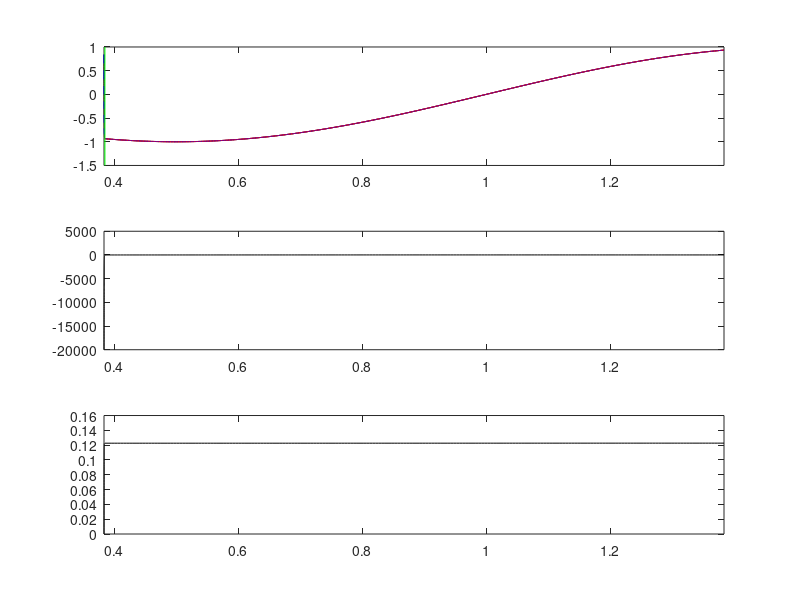

The MATLAB source for this figure: (Note: this script raises an error after producing the figure.)
function [alp,WW,tau_init,T_relax] = fn_ode_drag_LinearLaw(...
            prams1,coll_inputs,zz0,VV0,prams2)
%% need: om,d=draft,cD_dim,h,RAO_surge
%% prams1      = [om,d,RAO_surge,h]; d=draft
%% coll_inputs = [A,rest_coeff,cD_dim];
%% prams2      = [conc,cg,f_coll] to convert to attenuation coefficient
%% also:
%% zz0: time (\omega*t) at moment of collision
%% VV0: velocity at moment of collision

do_test  = 0;
rhow     = 1025;
g        = 9.81;

%%outputs (1 for each floe);
T_relax  = [0;0];%% time till drag stress is 1st zero
WW       = [0;0];%% work done (per unit area) by drag stress
tau_init = [0;0];%% initial (max) stress 

if nargin==0
   'test inputs'
   do_test     = 1;
   cD          = 1e1;%%kg/m^3
   A           = 2e-2;
   h           = 3.3e-2;
   d           = 1.8e-2;%%draft
   rest_coeff  = .9;

   if 1
      om       = 2*pi/1.1;
      omt1     = 1.205531059037677;
      V1       = -0.060661652608385;
      omt2     = -1.021253028778352;
      V2       = 0.055383740125916;
      RAOsurge = 0.568508129170096;
   else
      om       = 2*pi/1.5;
      omt1     = 0.508439575729424;
      V1       = -0.034743261608009;
      omt2     = -1.861452883782580;
      V2       = 0.068375052575801;
      RAOsurge = 0.851899193743405;
   end

   VV0   = [V1;V2];
   zz0   = [omt1;omt2];

   tau_init       = 2e4;%%Pa - enable for comparison with quadratic drag law
   y_init         = V1+rest_coeff*V1;
   cD             = abs( tau_init/(om*d*rhow*y_init) )
   clear tau_init y_init;
   
   prams1      = [om,d,RAOsurge,h];
   coll_inputs = [A,rest_coeff,cD];
   %%
   f_coll   = om/pi;%%2*f
   conc     = .77;
   cg       = 1;
   prams2   = [f_coll,conc,cg];
   clear om d RAOsurge h
   clear A rest_coeff cD
   clear f_coll conc cg
   clear omt1 omt2 V1 V2;
end


%% prams1 = [om,d,RAO_surge,h]; d=draft
om       = prams1(1);
d        = prams1(2);
RAOsurge = prams1(3);
h        = prams1(4);

%% coll_inputs = [A,rest_coeff,cD_dim];%%NB currently scalars
A           = coll_inputs(1);
rest_coeff  = coll_inputs(2);%%non-dimensional
cD          = coll_inputs(3);%%non-dimensional drag coeff - scaled by \rho_water*d*\omega
%coll_inputs,pause
%% prams2   = [f_coll,conc,cg];

f_coll   = prams2(1);
conc     = prams2(2);
cg       = prams2(3);

X        = RAOsurge*A;
sd       = om^2/g*d;
Wfac     = sd*(rhow*g*X^2);  %%convert work from nondimensional to dimensional
E        = rhow*g*A^2/2;
Wfac0    = 2*RAOsurge^2*sd;%[Wfac0*E,Wfac],pause 
tau_fac  = sd*(rhow*g*X);    %%convert stress from nondimensional to dimensional

for j=1:2

   eps         = 5e-4;
   z_relax     = -log(eps)/cD;
   T_relax(j)  = z_relax/om;
   %%
   V0    = VV0(j)/(X*om);%%initial speed [nondimensional]
   v0    = -rest_coeff*V0;
   z0    = zz0(j);%%initial value of z=\omega*t
   zspan = z0+[0,om/f_coll];
   %%
   N     = 2e2;

   zvec  = z0+linspace(0,z_relax,N)';%%more points at start
   zzz   = linspace(zvec(end),zspan(2),N)';
   zvec  = [zvec;zzz(2:end)];
   clear zzz;

   f1    = particular_soln(zvec,cD);
   Cj    = v0-f1(1);
   u1    = Cj*exp(-cD*(zvec-z0))+f1;
   tau1  = tau_fac*stress_fun(zvec,u1,cD);%%dimensional stress
   w1    = cumtrapz(zvec,work_fun(zvec,u1,cD));%%nondimensional work
   W1    = Wfac*w1;%%dimensional work
   WW(j) = Wfac0*trapz(zvec,work_fun(zvec,u1,cD));%%work/E->attenuation coefficient

   if do_test%%plot and compare with ode45
      tst_work = [WW(j)*E,W1(end)]

      %%%%%%%%%%%%%%%%%%%%%%%%%%%%%%%%%%%%%%%%%%%
      figure(2);
      subplot(3,1,1);
      plot(zvec/pi,u1,'k',zvec/pi,-sin(zvec),'r');
      hold on;
      %plot(zvec/pi,f1,'r--');
      xlim(zspan/pi);
      subplot(3,1,2);
      plot(zvec/pi,tau1,'k');
      hold on;
      xlim(zspan/pi);
      subplot(3,1,3);
      plot(zvec/pi,W1,'k');
      hold on;
      xlim(zspan/pi);
      pause
      %%%%%%%%%%%%%%%%%%%%%%%%%%%%%%%%%%%%%%%%%%%

      %solver   = @ode113;col = 'k';
      %solver   = @ode23;col = 'm';
      solver   = @ode45,col   = '--b';
      %%
      [zout,v1_out]  = feval(solver,@(z,v1) stress_fun(z,v1,cD),zspan,v0);
      V1_out         = -sin(zout);
      tau_out        = tau_fac*stress_fun(zout,v1_out,cD);%%[Pa]
      if 0
         figure(4)
         plot(zout,tau_fac*stress_fun(zout,v1_out,cD),'b',...
              zvec,tau_fac*stress_fun(zvec,u1,cD),'k');
         {zvec(1),zout(1)}
         pause
         close
      end
      %%
      tau0        = tau_out(1);
      tau_init(j) = tau0;

      % %%find 1st time stress is 0 - defines a 'relaxation' time
      % jz          = find(tau0*tau_out<0,1,'first');
      % T_relax(j)  = zout(jz)/om;

      % %%determine when to calculate the work done
      % if 0;
      %    %% up to T_relax;
      %    jR = jz;
      % else
      %    %% up to next collision;
      %    zcoll = om/f_coll;
      %    jR    = find((zout-z0)>zcoll,1,'first');
      %    if isempty(jR)
      %       jR = length(zout);
      %    end
      % end
      % %%
      W_out = cumtrapz(zout,work_fun(zout,v1_out,cD));%%nondimensional work
      W_out = Wfac*W_out;                             %%[J/m^2]
      % WW(j) = W_out(jR);
      if 0
         figure(4)
         ig1   = Wfac*work_fun(zvec,u1,cD);
         ig2   = Wfac*work_fun(zout,v1_out,cD);{zvec,ig1;zout,ig2}
         plot(zvec,ig1,'b',...
              zout,ig2,'k');
         {zvec(1),zout(1);
         trapz(zvec,ig1),trapz(zout,ig2);
         trapz(zvec,W1),trapz(zout,W_out)}
         pause
         close
      end
      %%
      figure(2);
      subplot(3,1,1);
      plot(zout/pi,V1_out,'r');
      hold on;
      plot(zout/pi,v1_out,col);
      yl = get(gca,'ylim');
      plot((z0+z_relax)/pi+0*yl,yl,'g');
      hold off;
      GEN_proc_fig('\omega{t}/\pi','v_1');
      xlim(zspan/pi);
      %%
      subplot(3,1,2);
      plot(zout/pi,tau_out);
      xl = get(gca,'xlim');
      x  = xl(1)+.2*(xl(2)-xl(1));
      yl = get(gca,'ylim');
      y  = yl(1)+.4*(yl(2)-yl(1));
      str   = ['T_{relax}=',num2str(T_relax(j)),'s; ',...
               '\tau_{init}=',num2str(tau_init(j)),'Pa; ',...
               'W=',num2str(WW(j)),' Jm^{-2}'];
      txt   = text(x,y,str);
      GEN_font(txt);
      hold off;
      GEN_proc_fig('\omega{t}/\pi','\tau, Pa');
      xlim(zspan/pi);
      %%
      subplot(3,1,3);
      plot(zout/pi,W_out);
      GEN_proc_fig('\omega{t}/\pi','W, Jm^{-2}');
      xlim(zspan/pi);
      pause;
   end%%end do_test
end%%end j loop

alp   = conc*f_coll*sum(WW)/cg;

%%%%%%%%%%%%%%%%%%%%%%%%%%%%%%%%%%%%%%%%%%%%%%%%%%%
function f=particular_soln(z,cD)

f  = -cD^2/(cD^2+1)*sin(z) + cD/(cD^2+1)*cos(z);

%%%%%%%%%%%%%%%%%%%%%%%%%%%%%%%%%%%%%%%%%%%%%%%%%%%
function tau   = stress_fun(t,u1,cD)
%%stress from drag law

v1    = -sin(t);
y     = u1-v1;
tau   = -cD*y;

%%%%%%%%%%%%%%%%%%%%%%%%%%%%%%%%%%%%%%%%%%%%%%%%%%%
function W   = work_fun(t,u1,cD)
%% integrand stress*[dx/dt]
%% since \int stress*dx=\int stress*[dx/dt]*dt
%% dx/dt=relative velocity, y=v1-V1

v1    = -sin(t);
y     = u1-v1;
tau   = stress_fun(t,u1,cD);
W     = abs(tau.*y);%%relative velocity
